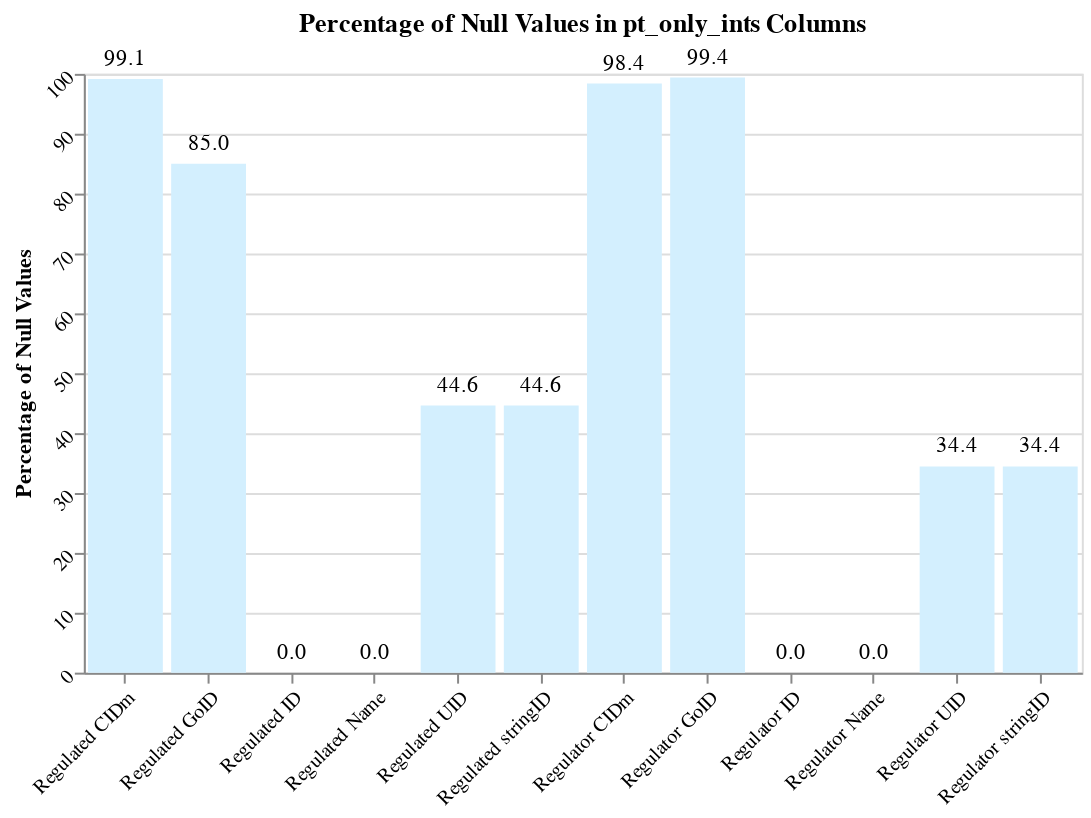

Notebook cell for this chart:
### Markdown cell above
Now input interactions have been narrowed down to contain protein-involved interactions, and each interaction has been populated with information including name/ID/UID/CIDm/GoID/stringID for both regulated and regulator element.

But not all fields are filled out:

### Code cell
# Compute the percentage of null values for each column
null_percentages = pt_only_ints.isnull().mean() * 100
null_percentages_df = null_percentages.reset_index()
null_percentages_df.columns = ['column', 'percentage']

bars = alt.Chart(null_percentages_df).mark_bar(color='#d3effe').encode(
    x=alt.X('column:N', title=''),
    y=alt.Y('percentage:Q', title='Percentage of Null Values'),
    tooltip=['column', 'percentage']
)

# Text labels for the top of the bars
text = bars.mark_text(
    align='center',
    baseline='bottom',
    dy=-5  # Adjust the position of the text
).encode(
    text=alt.Text('percentage:Q', format='.1f')  # Format the text to one decimal place
)

layered_chart = (bars + text).properties(
    width=500,
    height=300,
    title='Percentage of Null Values in pt_only_ints Columns'
).configure_axis(
    labelAngle=315  # Rotate x-axis labels by 45 degrees
)

layered_chart.show()

### Figure 1 — Vega-Lite specification as saved in the notebook (floating-point values rounded to 4 significant figures)
{"config": {"view": {"continuousWidth": 300, "continuousHeight": 300}, "axis": {"labelAngle": 315}}, "layer": [{"mark": {"type": "bar", "color": "#d3effe"}, "encoding": {"tooltip": [{"field": "column", "type": "nominal"}, {"field": "percentage", "type": "quantitative"}], "x": {"field": "column", "title": "", "type": "nominal"}, "y": {"field": "percentage", "title": "Percentage of Null Values", "type": "quantitative"}}}, {"mark": {"type": "text", "align": "center", "baseline": "bottom", "dy": -5}, "encoding": {"text": {"field": "percentage", "format": ".1f", "type": "quantitative"}, "tooltip": [{"field": "column", "type": "nominal"}, {"field": "percentage", "type": "quantitative"}], "x": {"field": "column", "title": "", "type": "nominal"}, "y": {"field": "percentage", "title": "Percentage of Null Values", "type": "quantitative"}}}], "data": {"name": "data-9c427152d7dfbbc4e8d6a693c73c722b"}, "height": 300, "title": "Percentage of Null Values in pt_only_ints Columns", "width": 500, "$schema": "https://vega.github.io/schema/vega-lite/v5.17.0.json", "datasets": {"data-9c427152d7dfbbc4e8d6a693c73c722b": [{"column": "Regulated Name", "percentage": 0.0}, {"column": "Regulated ID", "percentage": 0.0}, {"column": "Regulator Name", "percentage": 0.0}, {"column": "Regulator ID", "percentage": 0.0}, {"column": "Regulated CIDm", "percentage": 99.13}, {"column": "Regulator CIDm", "percentage": 98.37}, {"column": "Regulated GoID", "percentage": 84.98}, {"column": "Regulator GoID", "percentage": 99.39}, {"column": "Regulated stringID", "percentage": 44.61}, {"column": "Regulator stringID", "percentage": 34.44}, {"column": "Regulated UID", "percentage": 44.61}, {"column": "Regulator UID", "percentage": 34.44}]}}
